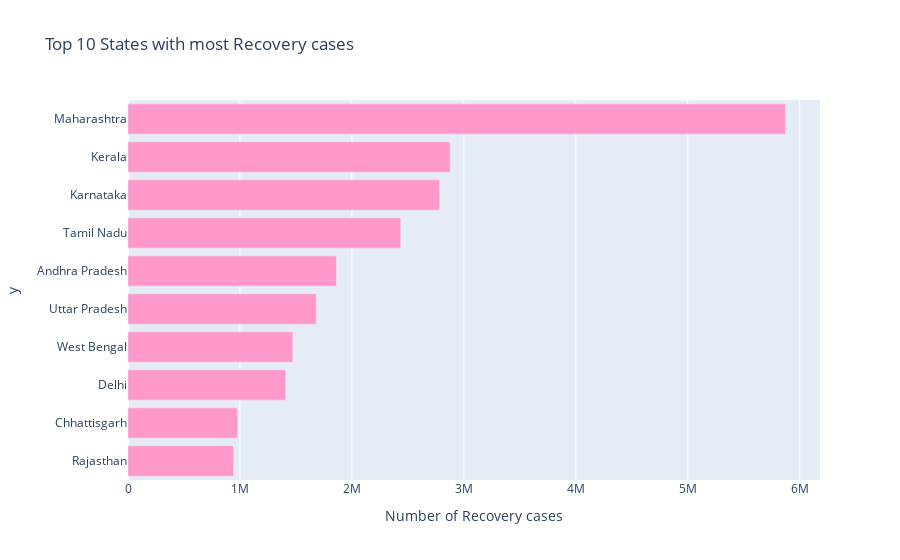

The cell this chart's notebook holds for it:
### Markdown cell above
## Get Top 10 States with most Recovery cases

### Code cell
top_10_recovery_cases = india_cases.sort_values('Confirmed',ascending=False)[:10]
horizontal_bar_chart(top_10_recovery_cases,top_10_recovery_cases.Recovery,top_10_confirm_cases.index,"Top 10 States with most Recovery cases",'Number of Recovery cases','State Name',rec)

### Figure 1 — Plotly figure (JSON) as saved in the notebook; plotly's stock layout.template omitted (floating-point values rounded to 4 significant figures)
{"data": [{"alignmentgroup": "True", "hovertemplate": "Number of Recovery cases=%{x}<br>y=%{y}<extra></extra>", "legendgroup": "", "marker": {"color": "#ff99cc", "pattern": {"shape": ""}}, "name": "", "offsetgroup": "", "orientation": "h", "showlegend": false, "textposition": "auto", "type": "bar", "x": [5872268, 2877557, 2784030, 2435872, 1861937, 1682130, 1472132, 1408853, 977893, 942882], "xaxis": "x", "y": ["Maharashtra", "Kerala", "Karnataka", "Tamil Nadu", "Andhra Pradesh", "Uttar Pradesh", "West Bengal", "Delhi", "Chhattisgarh", "Rajasthan"], "yaxis": "y"}], "layout": {"barmode": "relative", "legend": {"tracegroupgap": 0}, "title": {"text": "Top 10 States with most Recovery cases"}, "xaxis": {"anchor": "y", "domain": [0, 1], "title": {"text": "Number of Recovery cases"}}, "yaxis": {"anchor": "x", "categoryorder": "total ascending", "domain": [0, 1], "title": {"text": "y"}}}}
